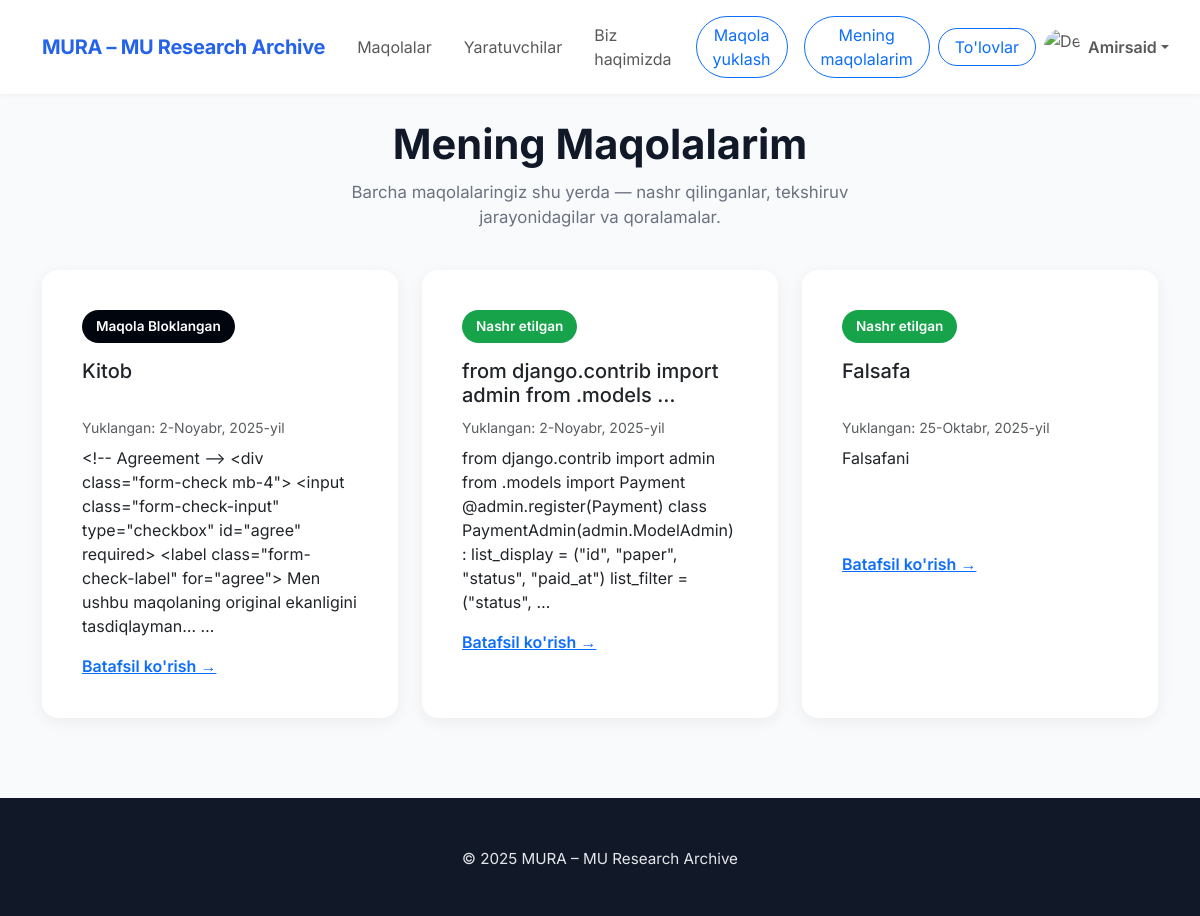
/my-papers/ (signed in), run on an earlier commit of the app's database.
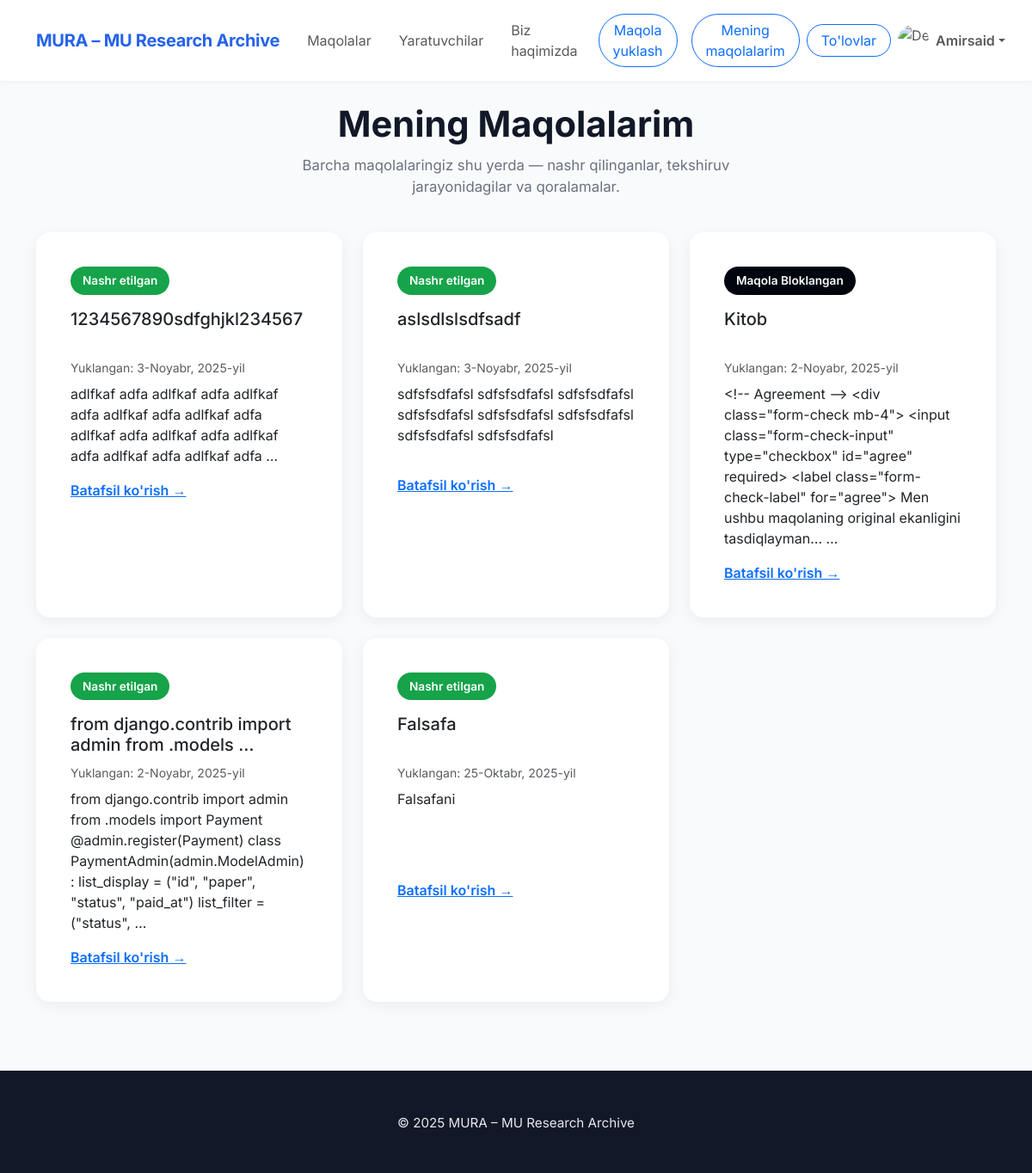
And on a later commit of the database.
### main/models.py (models this page shows, shortened)
class Paper(models.Model):
    STATUS_CHOICES = [
        (1, 'draft'),
        (2, 'on_process'),
        (3, 'declined'),
        (4, 'accepted'),
        (5, 'payment_process'),
        (6, 'blocked')
    ]
    owner = models.ForeignKey(CustomUser, on_delete=models.CASCADE)
    category = models.ForeignKey('Category', on_delete=models.SET_NULL, null=True)
    title = models.CharField(
        max_length=100,
        validators=[MinLengthValidator(1)],
        help_text="Sarlavha 1–100 belgidan iborat bo‘lishi kerak."
    )
    abstract = models.TextField(
        max_length=2000,
        validators=[MinLengthValidator(100)],
        help_text="Umumiy fikr 100–2000 belgidan iborat bo‘lishi kerak."
    )
    intro = models.TextField(
        max_length=2000,
        validators=[MinLengthValidator(100)],
        help_text="Kirish qismi 100-2000 ta belgidan iborat bo‘lishi kerak."
    )
    file = models.FileField(upload_to='pdfs/')
    status = models.IntegerField(
        choices=STATUS_CHOICES,
        default=1,
        help_text="Maqolaning joriy holatini tanlang."
    )
    published_at = models.DateField(auto_now=True)
    keywords = models.CharField(
        max_length=100,
        validators=[MinLengthValidator(10)],
        help_text="Kalit so‘zlar 10–300 belgidan iborat bo‘lishi kerak."
    )
    pages = models.IntegerField(
        null=True,
        blank=True,
    )
    organization = models.CharField(
        max_length=120,
        validators=[MinLengthValidator(1)],
        null=True,
        blank=True,
        help_text="Tashkilot nomi 1–120 belgidan iborat bo‘lishi kerak."
    )
    paid_at = models.DateTimeField(null=True, blank=True)
    reject_count = models.IntegerField(default=0)
    citations = models.TextField(null=True,
                                 blank=True,
                                 max_length=2000,
                                 validators=[MinLengthValidator(100)],
                                 help_text="Foydalanilgan adabiyotlar 100–2000 belgidan iborat bo`lsin."
                                 )
    certificate = models.FileField(null=True, blank=True)

### main/Views/main_page_buttons.py (the view)
# urls.py: path('my-papers/', MyPapersView.as_view(), name='my_papers'),
class MyPapersView(LoginRequiredMixin, ListView):
    model = Paper
    template_name = 'papers.html'
    context_object_name = 'papers'
    login_url = 'login'
    def get_queryset(self):
        return Paper.objects.filter(owner=self.request.user).order_by('-id')

### templates/papers.html (shortened to what this page needs)
{% extends "base.html" %}
{% load static %}
{% block style %}
    <link href="https://cdn.jsdelivr.net/npm/bootstrap@5.3.3/dist/css/bootstrap.min.css" rel="stylesheet"/>
    <link rel="stylesheet" href="{% static 'main/css/papers.css' %}">
{% endblock %}
{% block content %}
    <section class="container my-5">
        <div class="section-header">
            <h1>Mening Maqolalarim</h1>
            <p>Barcha maqolalaringiz shu yerda — nashr qilinganlar, tekshiruv jarayonidagilar va qoralamalar.</p>
        </div>
        <div class="row g-4">
            {% for paper in papers %}
                <div class="col-12 col-md-6 col-lg-4 d-flex">
                    <div class="card p-4 flex-fill">
                        <div class="card-body">
                            {% if paper.status == 1 %}
                                <span class="status-badge status-draft">To'lanmagan</span>
                            {% elif paper.status == 2 %}
                                <span class="status-badge status-review">Tekshiruv jarayonida</span>
                            {% elif paper.status == 3 %}
                                <span class="status-badge status-decline">Rad etilgan</span>
                            {% elif paper.status == 4 %}
                                <span class="status-badge status-published">Nashr etilgan</span>
                            {% elif paper.status == 5 %}
                                <span class="status-badge status-review">To'lov tekshirilmoqda</span>
                            {% elif paper.status == 6 %}
                                <span class="status-badge status-blocked">Maqola Bloklangan</span>
                            {% endif %}
                            <h5 class="card-title mt-2" style="min-height: 50px;">{{ paper.title|truncatewords:6 }}</h5>
                            <p class="text-muted small mb-2">Yuklangan: {{ paper.published_at }}</p>
                            <p style="min-height: 90px;">{{ paper.intro|truncatewords:20}}</p>
                            <a href="{% url 'my_paper' paper.id %}" class="text-primary fw-semibold">Batafsil ko'rish
                                →</a>
                        </div>
                    </div>
                </div>
            {% endfor %}
        </div>
    </section>
{% endblock %}

What changed in the data, as far as the page shows it:
added Paper: status "Nashr etilgan", title "1234567890sdfghjkl234567", published_at "3-Noyabr, 2025-yil", intro "adlfkaf adfa adlfkaf adfa adlfkaf adfa adlfkaf adfa adlfkaf adfa adlfkaf adfa adlfkaf adfa adlfkaf adfa adlfkaf adfa adlfkaf adfa …"
added Paper: status "Nashr etilgan", title "aslsdlslsdfsadf", published_at "3-Noyabr, 2025-yil", intro "sdfsfsdfafsl sdfsfsdfafsl sdfsfsdfafsl sdfsfsdfafsl sdfsfsdfafsl sdfsfsdfafsl sdfsfsdfafsl sdfsfsdfafsl"
